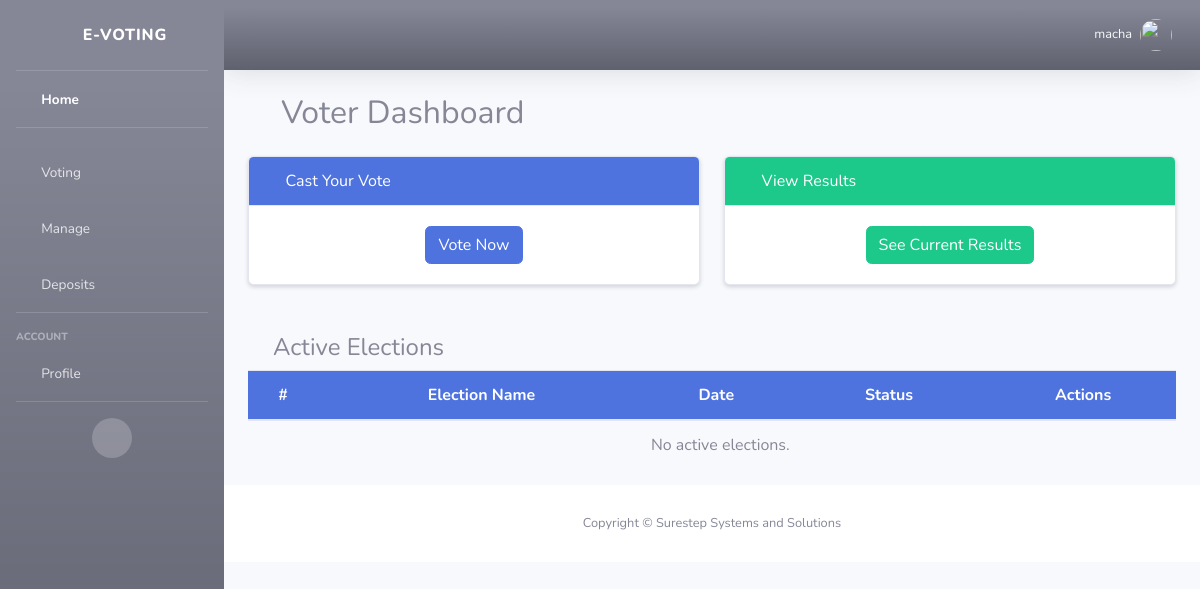
The page /voter_dashboard (signed in) on the database as committed earlier.
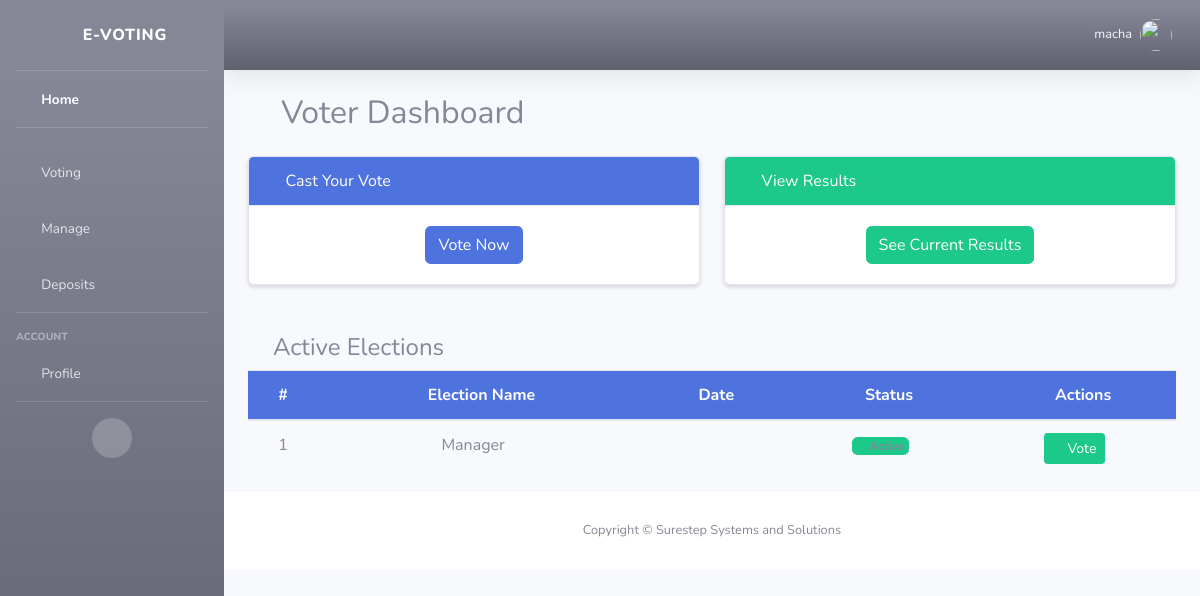
The same page on the database as committed later.
### webapp/models.py (models this page shows, shortened)
class Election(models.Model):
    STATUS_CHOICES = [
        ('pending', 'Pending'),
        ('active', 'Active'),
    ]
    name = models.CharField(max_length=255, unique=True)
    date = models.DateField()
    from django.utils import timezone
    some_field = models.DateTimeField(default=timezone.now)  # Example for a DateTimeField
    status = models.CharField(max_length=10, choices=STATUS_CHOICES, default='pending')

### webapp/views.py (the view)
# urls.py: path("voter_dashboard", views.voter_dashboard, name="voter_dashboard"),
@login_required
def voter_dashboard(request):
    elections = Election.objects.filter(status="active")
    return render(request, "voter_dashboard.html", {"elections": elections})

### webapp/templates/voter_dashboard.html (shortened to what this page needs)
{% extends 'base.html' %}
{% load static %}
{% block content %}
<div class="container mt-4">
    <h2 class="mb-4"><i class="fas fa-user"></i> Voter Dashboard</h2>
    <div class="row">
        <div class="col-md-6">
            <div class="card shadow-sm">
                <div class="card-header bg-primary text-white"><i class="fas fa-vote-yea"></i> Cast Your Vote</div>
                <div class="card-body text-center">
                    <a href="{% url 'vote' %}" class="btn btn-primary">Vote Now</a>
                </div>
            </div>
        </div>
        <div class="col-md-6">
            <div class="card shadow-sm">
                <div class="card-header bg-success text-white"><i class="fas fa-chart-bar"></i> View Results</div>
                <div class="card-body text-center">
                    <a href="{% url 'view_result' %}" class="btn btn-success">See Current Results</a>
                </div>
            </div>
        </div>
    </div>
    <h4 class="mt-5"><i class="fas fa-chart-line"></i> Active Elections</h4>
    <div class="table-responsive">
        <table class="table table-hover text-center align-middle">
            <thead class="bg-primary text-white">
                <tr>
                    <th>#</th>
                    <th><i class="fas fa-poll"></i> Election Name</th>
                    <th><i class="fas fa-calendar-alt"></i> Date</th>
                    <th><i class="fas fa-info-circle"></i> Status</th>
                    <th><i class="fas fa-tools"></i> Actions</th>
                </tr>
            </thead>
            <tbody>
                {% for election in elections %}
                <tr>
                    <td>{{ forloop.counter }}</td>
                    <td>{{ election.name }}</td>
                    <td>{{ election.election_date }}</td>
                    <td>
                        {% if election.status == 'pending' %}
                        <span class="badge bg-warning text-dark"><i class="fas fa-clock"></i> Pending</span>
                        {% elif election.status == 'active' %}
                        <span class="badge bg-success"><i class="fas fa-check-circle"></i> Active</span>
                        {% else %}
                        <span class="badge bg-secondary"><i class="fas fa-flag-checkered"></i> Completed</span>
                        {% endif %}
                    </td>
                    <td>
                        {% if election.status == 'active' %}
                        <a href="{% url 'vote' %}?id={{ election.id }}" class="btn btn-success btn-sm">
                            <i class="fas fa-edit"></i> Vote
                        </a>
                        {% else %}
                        <button class="btn btn-secondary btn-sm" disabled>
                            <i class="fas fa-ban"></i> Closed
                        </button>
                        {% endif %}
                    </td>
                </tr>
                {% empty %}
                <tr>
                    <td colspan="5" class="text-center text-muted">
                        <i class="fas fa-info-circle"></i> No active elections.
                    </td>
                </tr>
                {% endfor %}
            </tbody>
        </table>
    </div>
</div>
{% endblock %}

Rows that differ between the two databases and show on the page:
added Election: name "Manager", status "active" (drawn)
Other text that changed with them:
text no longer shown: "No active elections."
